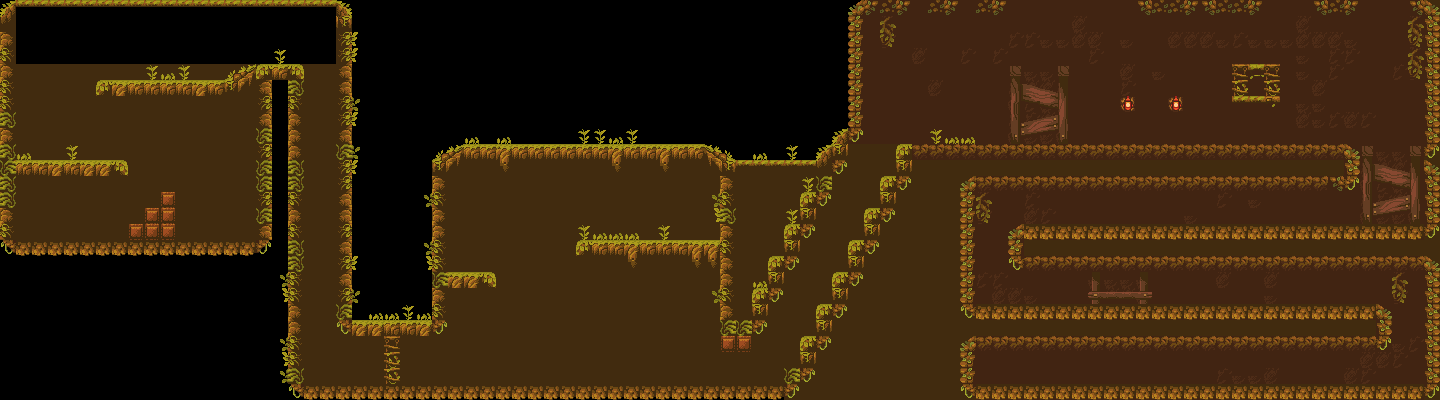

Below is a game level as drawn by its tile map, then a one-line description and the .tmx that defines it (tile-layer data replaced by summaries):
An orthogonal 90x25 tile map with 16x16 px tiles, 4 tile layers (background, collisions, destructibles, decoration) and 35 objects (3x ability, 3x elemental, 2x key, 2x largeBlock, spring, ...).

<map version="1.0" tiledversion="1.1.6" orientation="orthogonal" renderorder="right-down" width="90" height="25" tilewidth="16" tileheight="16" infinite="0" nextobjectid="19">
 <tileset firstgid="1" name="tileset" tilewidth="16" tileheight="16" tilecount="240" columns="20">
  <image source="tileset.png" width="320" height="192" />
  <tile id="3">
   <properties>
    <property name="collides" type="bool" value="true" />
    <property name="fire" type="bool" value="true" />
   </properties>
   <objectgroup draworder="index" />
  </tile>
  <tile id="4">
   <properties>
    <property name="collides" type="bool" value="true" />
    <property name="fire" type="bool" value="false" />
   </properties>
   <objectgroup draworder="index">
    <object id="1" x="0" y="0">
     <polygon points="0,0 0,8 16,8 16,0" />
    </object>
   </objectgroup>
  </tile>
  <tile id="5">
   <properties>
    <property name="collides" type="bool" value="true" />
    <property name="fire" type="bool" value="true" />
   </properties>
   <objectgroup draworder="index">
    <object id="2" x="0" y="0">
     <polygon points="0,0 0,8 16,8 16,0" />
    </object>
   </objectgroup>
  </tile>
  <tile id="6">
   <properties>
    <property name="collides" type="bool" value="true" />
   </properties>
   <objectgroup draworder="index">
    <object id="1" x="0" y="0">
     <polygon points="0,0 0,8 16,8 16,0" />
    </object>
   </objectgroup>
  </tile>
  <tile id="8">
   <properties>
    <property name="collides" type="bool" value="true" />
   </properties>
   <objectgroup draworder="index">
    <object id="1" x="0" y="0">
     <polygon points="0,0 0,16 16,4 16,0" />
    </object>
   </objectgroup>
  </tile>
  <tile id="10">
   <properties>
    <property name="collides" type="bool" value="true" />
   </properties>
   <objectgroup draworder="index">
    <object id="1" x="0" y="0">
     <polygon points="0,0 0,8 16,8 16,0" />
    </object>
   </objectgroup>
  </tile>
  <tile id="12">
   <properties>
    <property name="collides" type="bool" value="true" />
   </properties>
   <objectgroup draworder="index">
    <object id="3" x="0" y="0">
     <polygon points="0,0 0,4 16,16 16,0" />
    </object>
   </objectgroup>
  </tile>
  <tile id="23">
   <properties>
    <property name="collides" type="bool" value="true" />
    <property name="fire" type="bool" value="true" />
   </properties>
   <objectgroup draworder="index" />
  </tile>
  <tile id="61">
   <properties>
    <property name="collides" type="bool" value="true" />
   </properties>
   <objectgroup draworder="index">
    <object id="1" x="0" y="16">
     <polygon points="0,0 16,0 16,-16" />
    </object>
   </objectgroup>
  </tile>
  <tile id="63">
   <properties>
    <property name="collides" type="bool" value="true" />
   </properties>
  </tile>
  <tile id="67">
   <properties>
    <property name="collides" type="bool" value="true" />
   </properties>
   <objectgroup draworder="index">
    <object id="1" x="0" y="4">
     <polygon points="0,0 4,-4 16,-4 16,12 0,12" />
    </object>
   </objectgroup>
  </tile>
  <tile id="68">
   <properties>
    <property name="collides" type="bool" value="true" />
   </properties>
  </tile>
  <tile id="69">
   <properties>
    <property name="collides" type="bool" value="true" />
   </properties>
  </tile>
  <tile id="70">
   <properties>
    <property name="collides" type="bool" value="true" />
   </properties>
   <objectgroup draworder="index">
    <object id="1" x="0" y="0">
     <polygon points="0,0 12,0 16,4 16,16 0,16" />
    </object>
   </objectgroup>
  </tile>
  <tile id="81">
   <properties>
    <property name="collides" type="bool" value="true" />
   </properties>
   <objectgroup draworder="index">
    <object id="1" x="0" y="0">
     <polygon points="0,0 0,8 16,0" />
    </object>
   </objectgroup>
  </tile>
  <tile id="83">
   <properties>
    <property name="collides" type="bool" value="true" />
   </properties>
   <objectgroup draworder="index">
    <object id="1" x="0" y="0">
     <polygon points="0,0 16,8 16,0" />
    </object>
   </objectgroup>
  </tile>
  <tile id="87">
   <properties>
    <property name="collides" type="bool" value="true" />
   </properties>
  </tile>
  <tile id="88">
   <properties>
    <property name="collides" type="bool" value="true" />
   </properties>
  </tile>
  <tile id="89">
   <properties>
    <property name="collides" type="bool" value="true" />
   </properties>
  </tile>
  <tile id="90">
   <properties>
    <property name="collides" type="bool" value="true" />
   </properties>
  </tile>
  <tile id="107">
   <properties>
    <property name="collides" type="bool" value="true" />
   </properties>
  </tile>
  <tile id="108">
   <properties>
    <property name="collides" type="bool" value="true" />
   </properties>
  </tile>
  <tile id="109">
   <properties>
    <property name="collides" type="bool" value="true" />
   </properties>
  </tile>
  <tile id="110">
   <properties>
    <property name="collides" type="bool" value="true" />
   </properties>
  </tile>
  <tile id="120">
   <properties>
    <property name="collides" type="bool" value="true" />
   </properties>
   <objectgroup draworder="index">
    <object id="1" x="0" y="16">
     <polygon points="0,0 16,0 16,-8" />
    </object>
   </objectgroup>
  </tile>
  <tile id="121">
   <properties>
    <property name="collides" type="bool" value="true" />
   </properties>
   <objectgroup draworder="index">
    <object id="3" x="0" y="16">
     <polygon points="0,0 16,0 16,-12 0,-8" />
    </object>
   </objectgroup>
  </tile>
  <tile id="123">
   <properties>
    <property name="collides" type="bool" value="true" />
   </properties>
   <objectgroup draworder="index">
    <object id="1" x="0" y="4">
     <polygon points="0,0 16,4 16,12 0,12" />
    </object>
   </objectgroup>
  </tile>
  <tile id="124">
   <properties>
    <property name="collides" type="bool" value="true" />
   </properties>
   <objectgroup draworder="index">
    <object id="1" x="0" y="8">
     <polygon points="0,0 0,8 16,8" />
    </object>
   </objectgroup>
  </tile>
  <tile id="127">
   <properties>
    <property name="collides" type="bool" value="true" />
   </properties>
  </tile>
  <tile id="128">
   <properties>
    <property name="collides" type="bool" value="true" />
   </properties>
  </tile>
  <tile id="129">
   <properties>
    <property name="collides" type="bool" value="true" />
   </properties>
  </tile>
  <tile id="130">
   <properties>
    <property name="collides" type="bool" value="true" />
   </properties>
  </tile>
  <tile id="137">
   <properties>
    <property name="collides" type="bool" value="true" />
   </properties>
  </tile>
  <tile id="138">
   <properties>
    <property name="collides" type="bool" value="true" />
   </properties>
  </tile>
  <tile id="140">
   <properties>
    <property name="collides" type="bool" value="true" />
   </properties>
   <objectgroup draworder="index">
    <object id="1" x="0" y="0">
     <polygon points="0,0 0,12 16,12 16,0" />
    </object>
   </objectgroup>
  </tile>
  <tile id="141">
   <properties>
    <property name="collides" type="bool" value="true" />
   </properties>
   <objectgroup draworder="index">
    <object id="1" x="0" y="0">
     <polygon points="0,0 0,12 12,0" />
    </object>
   </objectgroup>
  </tile>
  <tile id="143">
   <properties>
    <property name="collides" type="bool" value="true" />
   </properties>
   <objectgroup draworder="index">
    <object id="1" x="4" y="0">
     <polygon points="0,0 12,12 12,0" />
    </object>
   </objectgroup>
  </tile>
  <tile id="144">
   <properties>
    <property name="collides" type="bool" value="true" />
   </properties>
   <objectgroup draworder="index">
    <object id="1" x="0" y="0">
     <polygon points="0,0 0,12 16,12 16,0" />
    </object>
   </objectgroup>
  </tile>
  <tile id="147">
   <properties>
    <property name="collides" type="bool" value="true" />
   </properties>
  </tile>
  <tile id="148">
   <properties>
    <property name="basic" type="bool" value="false" />
    <property name="collides" type="bool" value="true" />
   </properties>
   <objectgroup draworder="index" />
  </tile>
  <tile id="149">
   <properties>
    <property name="collides" type="bool" value="true" />
   </properties>
  </tile>
  <tile id="150">
   <properties>
    <property name="collides" type="bool" value="true" />
   </properties>
  </tile>
  <tile id="187">
   <properties>
    <property name="collides" type="bool" value="true" />
   </properties>
   <objectgroup draworder="index">
    <object id="1" x="0" y="16">
     <polygon points="0,0 0,-4 12,-16 16,-16 16,0" />
    </object>
   </objectgroup>
  </tile>
  <tile id="188">
   <properties>
    <property name="collides" type="bool" value="true" />
   </properties>
  </tile>
  <tile id="189">
   <properties>
    <property name="collides" type="bool" value="true" />
   </properties>
  </tile>
  <tile id="190">
   <properties>
    <property name="collides" type="bool" value="true" />
   </properties>
   <objectgroup draworder="index">
    <object id="1" x="0" y="0">
     <polygon points="0,0 4,0 16,12 16,16 0,16" />
    </object>
   </objectgroup>
  </tile>
  <tile id="197">
   <properties>
    <property name="collides" type="bool" value="true" />
   </properties>
  </tile>
  <tile id="198">
   <properties>
    <property name="collides" type="bool" value="true" />
   </properties>
  </tile>
  <tile id="200">
   <properties>
    <property name="collides" type="bool" value="true" />
    <property name="key" type="bool" value="true" />
   </properties>
   <objectgroup draworder="index" />
  </tile>
  <tile id="201">
   <properties>
    <property name="collides" type="bool" value="true" />
    <property name="key" type="bool" value="true" />
   </properties>
   <objectgroup draworder="index" />
  </tile>
  <tile id="203">
   <properties>
    <property name="collides" type="bool" value="true" />
    <property name="key" type="bool" value="true" />
   </properties>
   <objectgroup draworder="index" />
  </tile>
  <tile id="204">
   <properties>
    <property name="collides" type="bool" value="true" />
    <property name="key" type="bool" value="true" />
   </properties>
   <objectgroup draworder="index" />
  </tile>
  <tile id="207">
   <properties>
    <property name="collides" type="bool" value="true" />
   </properties>
  </tile>
  <tile id="208">
   <properties>
    <property name="collides" type="bool" value="true" />
   </properties>
  </tile>
  <tile id="209">
   <properties>
    <property name="collides" type="bool" value="true" />
   </properties>
  </tile>
  <tile id="210">
   <properties>
    <property name="collides" type="bool" value="true" />
   </properties>
  </tile>
  <tile id="220">
   <properties>
    <property name="collides" type="bool" value="true" />
    <property name="key" type="bool" value="true" />
   </properties>
   <objectgroup draworder="index" />
  </tile>
  <tile id="221">
   <properties>
    <property name="collides" type="bool" value="true" />
    <property name="key" type="bool" value="true" />
   </properties>
   <objectgroup draworder="index" />
  </tile>
  <tile id="223">
   <properties>
    <property name="collides" type="bool" value="true" />
    <property name="key" type="bool" value="true" />
   </properties>
   <objectgroup draworder="index" />
  </tile>
  <tile id="224">
   <properties>
    <property name="collides" type="bool" value="true" />
    <property name="key" type="bool" value="true" />
   </properties>
   <objectgroup draworder="index" />
  </tile>
  <tile id="227">
   <properties>
    <property name="collides" type="bool" value="true" />
   </properties>
   <objectgroup draworder="index">
    <object id="1" x="4" y="0">
     <polygon points="0,0 12,12 12,0" />
    </object>
   </objectgroup>
  </tile>
  <tile id="228">
   <properties>
    <property name="collides" type="bool" value="true" />
   </properties>
  </tile>
  <tile id="229">
   <properties>
    <property name="collides" type="bool" value="true" />
   </properties>
  </tile>
  <tile id="230">
   <properties>
    <property name="collides" type="bool" value="true" />
   </properties>
  </tile>
 </tileset>
 <layer name="background" width="90" height="25">
  <data>[2250 cells, 1314 non-empty, 40 distinct tile ids]</data>
 </layer>
 <layer name="collisions" width="90" height="25">
  <data>[2250 cells, 531 non-empty, 37 distinct tile ids]</data>
 </layer>
 <layer name="destructibles" width="90" height="25">
  <data>[2250 cells, 19 non-empty, 6 distinct tile ids]</data>
 </layer>
 <layer name="decoration" width="90" height="25">
  <data>[2250 cells, 48 non-empty, 6 distinct tile ids]</data>
 </layer>
 <objectgroup name="items">
  <object id="2" name="key2" type="key" gid="2" x="656" y="224" width="16" height="16" />
  <object id="3" name="fire" type="ability" gid="2" x="208" y="224" width="16" height="16" />
  <object id="4" name="spring1" type="spring" gid="2" x="512" y="384" width="16" height="16" />
  <object id="5" name="water" type="ability" gid="2" x="976" y="144" width="16" height="16" />
  <object id="6" name="key2" type="key" gid="2" x="1248" y="96" width="16" height="16" />
  <object id="8" name="fire" type="elemental" gid="2" x="1072" y="224" width="16" height="16" />
  <object id="11" name="fire" type="elemental" gid="2" x="1344" y="304" width="16" height="16" />
  <object id="12" name="fire" type="elemental" gid="2" x="1328" y="384" width="16" height="16" />
  <object id="15" name="portal" type="ending" gid="2" x="992" y="376" width="16" height="16" />
  <object id="16" name="plain" type="largeBlock" gid="2" x="728" y="376" width="16" height="16" />
  <object id="17" name="plain" type="largeBlock" gid="2" x="1032" y="376" width="16" height="16" />
  <object id="18" name="fire" type="ability" gid="2" x="448" y="272" width="16" height="16" />
 </objectgroup>
 <objectgroup name="player">
  <object id="14" name="playerSpawn" type="player" x="176" y="52" />
 </objectgroup>
</map>
